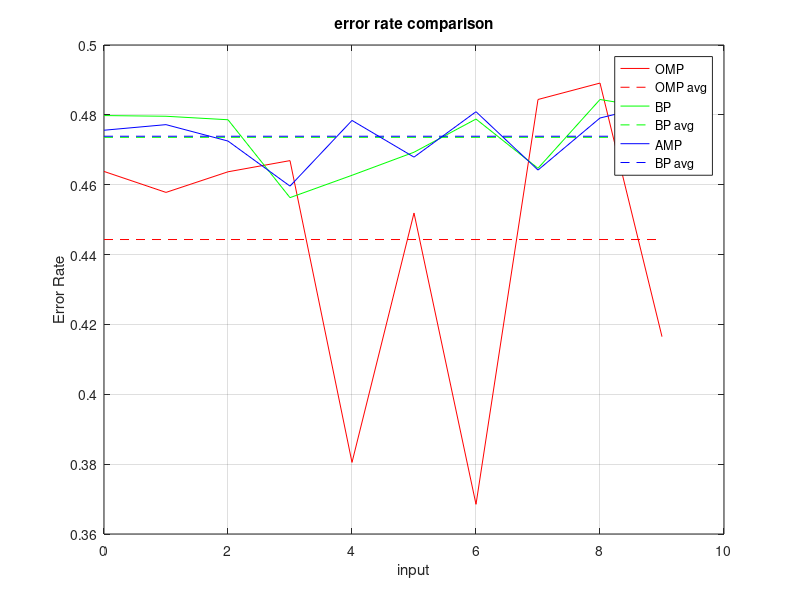

MATLAB code to generate this figure:
x=[0:9]; 
ybp=[0.4798 0.4796 0.4786 0.4563 0.4627 0.4693 0.4788 0.4647 0.4844 0.4815];
yamp=[0.4756 0.4772 0.4725 0.4596 0.4784 0.4679 0.4809 0.4642 0.4791 0.4834];
yomp=[0.4638 0.4578 0.4637 0.4669 0.3805 0.4519 0.3685 0.4844 0.4891 0.4165];
bpavg=sum(ybp)/10;
ompavg=sum(yomp)/10;
ampavg=sum(yamp)/10;
bpavg=[bpavg bpavg bpavg bpavg bpavg bpavg bpavg bpavg bpavg bpavg];
ompavg=[ompavg ompavg ompavg ompavg ompavg ompavg ompavg ompavg ompavg ompavg];
ampavg=[ampavg ampavg ampavg ampavg ampavg ampavg ampavg ampavg ampavg ampavg];
plot(x,yomp,'r',x,ompavg,'r--',x,ybp,'g',x,bpavg,'g--',x,yamp,'b',x,ampavg,'b--'),title('error rate comparison'),xlabel('input'),ylabel('Error Rate'),
grid on,legend('OMP','OMP avg','BP','BP avg','AMP','BP avg')
